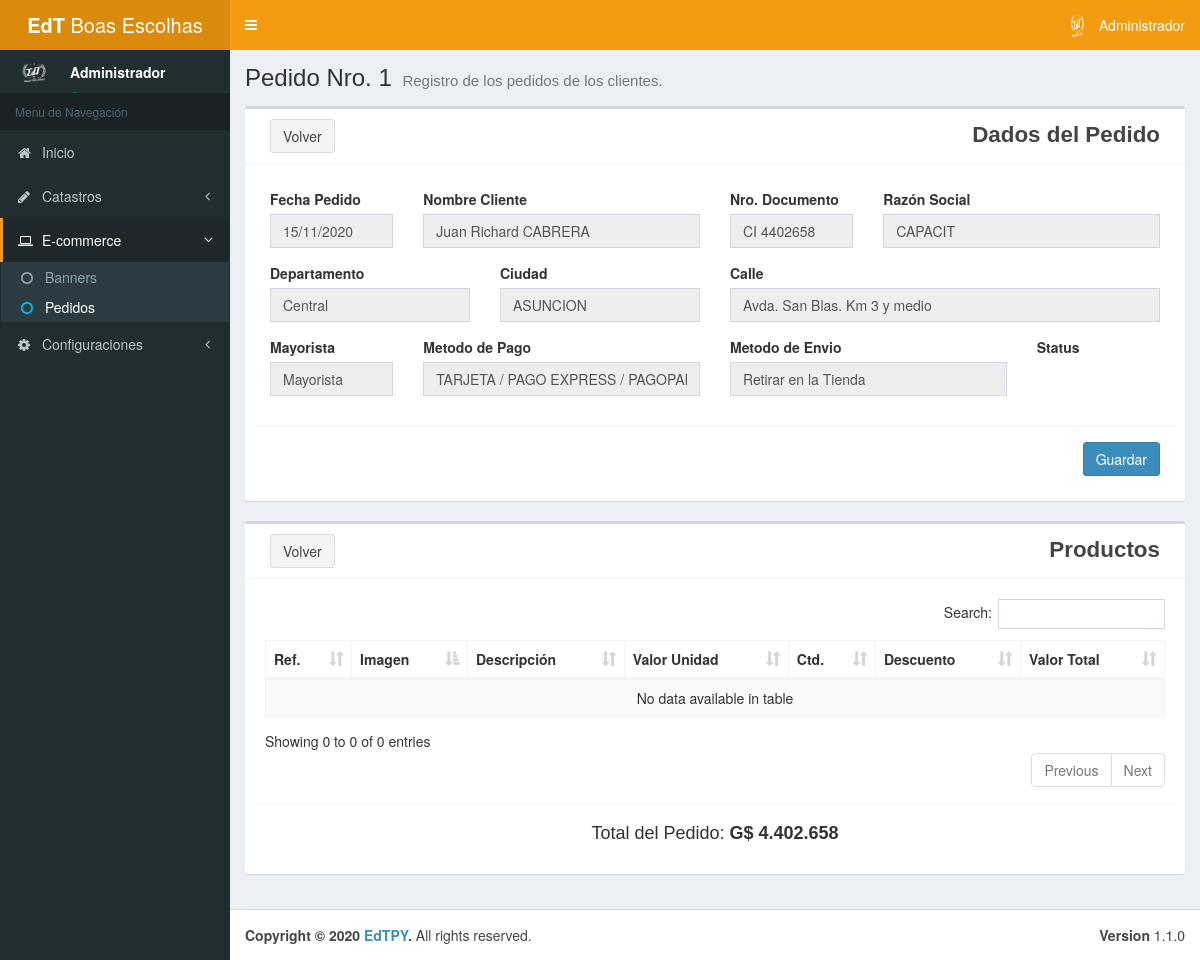
Page /admin/pedido_detalle.php?pedido=1 (signed in) on the earlier database version.
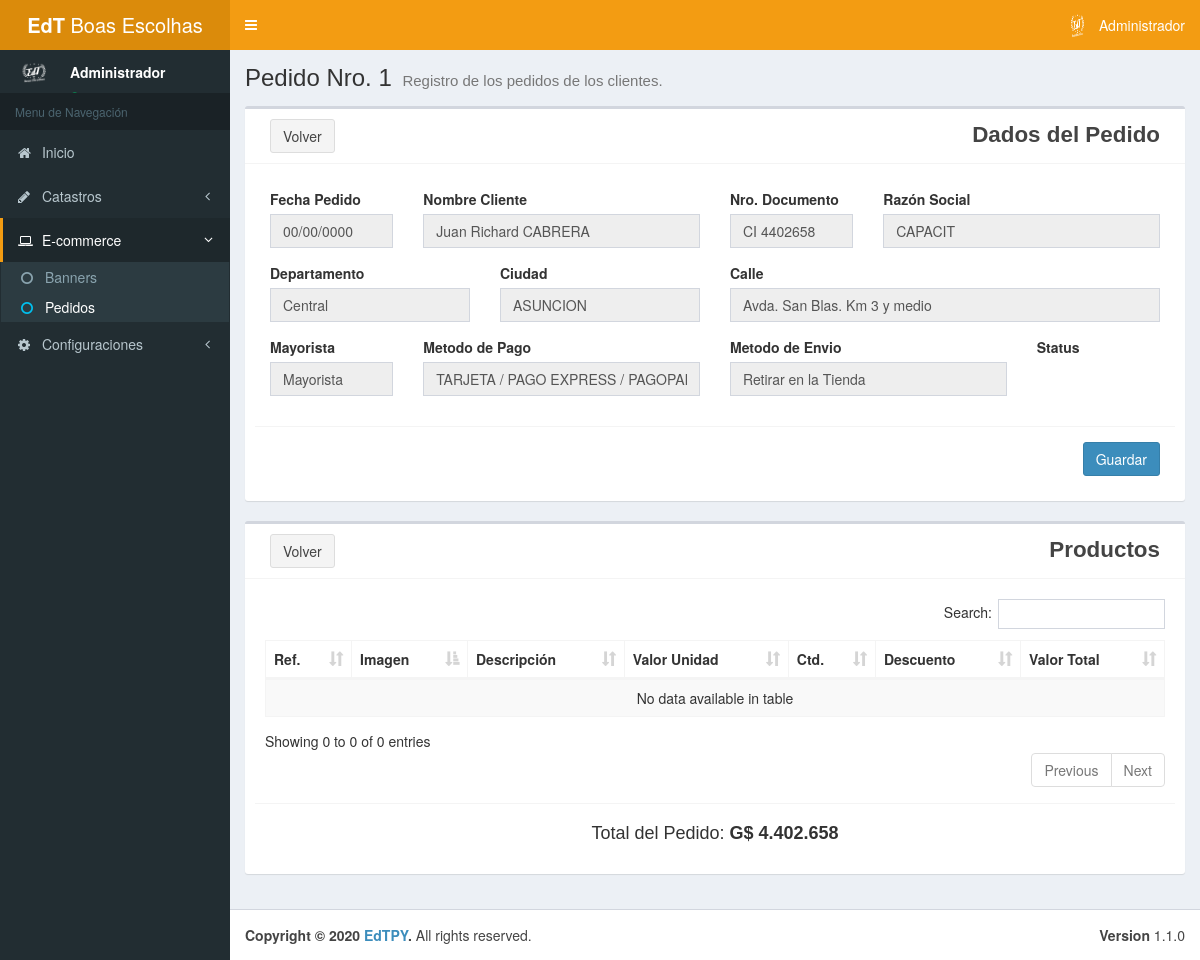
Same page on the later database version.
### tables this page shows
CREATE TABLE IF NOT EXISTS `tb_pedido` (
  `id` int(11) NOT NULL AUTO_INCREMENT,
  `fecha` datetime NOT NULL DEFAULT CURRENT_TIMESTAMP,
  `id_cliente` int(11) NOT NULL,
  `id_met_pago` int(11) NOT NULL,
  `id_met_envio` int(11) NOT NULL,
  `id_cli_direccion` int(11) NOT NULL DEFAULT '1',
  `total` double NOT NULL,
  `id_factura` int(11) DEFAULT NULL,
  `observacion` varchar(255) DEFAULT NULL,
  `total_envio` double DEFAULT NULL,
  `status` int(11) NOT NULL DEFAULT '0',
  PRIMARY KEY (`id`)
);

CREATE TABLE IF NOT EXISTS `tb_cliente` (
  `id` int(11) NOT NULL AUTO_INCREMENT,
  `nombre` varchar(80) NOT NULL,
  `apellido` varchar(80) DEFAULT NULL,
  `ruc` varchar(20) DEFAULT NULL COMMENT 'RUC, RG, CI',
  `documento` varchar(50) DEFAULT NULL,
  `razon_social` varchar(80) DEFAULT NULL,
  `mayorista` tinyint(1) NOT NULL,
  `telefono` varchar(20) DEFAULT NULL,
  `email` varchar(80) DEFAULT NULL,
  PRIMARY KEY (`id`)
);

CREATE TABLE IF NOT EXISTS `tb_met_pago` (
  `id` int(11) NOT NULL AUTO_INCREMENT,
  `descripcion` varchar(80) NOT NULL,
  `default` int(11) DEFAULT NULL,
  `instrucciones` mediumtext,
  PRIMARY KEY (`id`)
);

CREATE TABLE IF NOT EXISTS `tb_met_envio` (
  `id` int(11) NOT NULL AUTO_INCREMENT,
  `descripcion` varchar(80) NOT NULL,
  `costo` double DEFAULT '0',
  `default` int(11) DEFAULT '0',
  PRIMARY KEY (`id`)
);

### admin/mods/server/pedido.php (called while the page is built, shortened)
<?php
	function getPedido ($codigo) {
		$connection = conn();
		$sql = "SELECT tb_pedido.*, tb_cliente.nombre, tb_cliente.apellido, tb_cliente.ruc, tb_cliente.documento, tb_cliente.razon_social, tb_cliente.mayorista, tb_met_pago.descripcion AS MET_PAGO, tb_met_envio.descripcion AS MET_ENVIO FROM tb_pedido
                LEFT JOIN tb_cliente ON tb_pedido.id_cliente = tb_cliente.id
                LEFT JOIN tb_met_pago ON tb_pedido.id_met_pago = tb_met_pago.id
                LEFT JOIN tb_met_envio ON tb_pedido.id_met_envio = tb_met_envio.id
				WHERE tb_pedido.id = '$codigo'";
		$query = $connection->prepare($sql);
		$query->execute();
		if ($query->rowCount() > 0) {
			$result= $query->fetch();
		} else {
			$result = null;
		}
		return $result;
	}
?>

### admin/mods/objs/pedido_detalle.php (called while the page is built, shortened)
<?php
    include_once "mods/server/pedido.php";
    include_once "mods/server/funcs.php";
    if ($_SERVER['REQUEST_METHOD'] == "GET") {
		if (isset($_GET['pedido'])){
            $pedido = getPedido($_GET['pedido']);
        } else {
            echo "<script type='text/javascript'>document.location.href='pedidos.php';</script>";
        }
    } else if ($_SERVER['REQUEST_METHOD'] == "POST") {
        if (isset($_POST['guardar'])){
            $guardar = savePedido ($_POST['codigo'], $_POST['status']);
			if ($guardar == $_POST['codigo']) {
				$tipomensaje = 'success';
				$mensaje= '<h3>Perfecto!</h3><p>Los datos fueron actualizados correctamente.</p>';
			} else if ($guardar == null) {
				$tipomensaje = 'error';
				$mensaje = '<h3>Error!</h3><p>Consulte al administrador de sistemas.<br>Registro NO ENCONTRADO</p>';
			} else {
				$tipomensaje = 'error';
				$mensaje = '<h3>Error!</h3><p>Consulte al administrador de sistemas.<br>Error->"'.$guardar.'"</p>';
			}
            $pedido = getPedido($_GET['pedido']);
            $dirrecion = getClienteDireccion($pedido['id_cliente']);
            $dirrecion = $dirrecion[0];
            $productos = getProdPedido($_GET['pedido']);
            $status = getAllStatus();
        }
    }
?>

### admin/mods/server/funcs.php (called while the page is built, shortened)
<?php
	function putMySQlToData($mysqldata) {
		$data = substr($mysqldata, 8,2)."/".substr($mysqldata, 5,2)."/".substr($mysqldata, 0,4);
		return $data;
	}
?>

### admin/pedido_detalle.php (the view, shortened to what the changed rows need)
<!DOCTYPE html>
<html>
<head>
	<?php include 'includes/head.php'; ?>
</head>
<body class="hold-transition skin-yellow sidebar-mini">
	<div class="wrapper">
        <?php include_once "mods/objs/pedido_detalle.php";?>
		<div class="content-wrapper">
			<section class="content-header">
				<h1>
					Pedido <?php echo 'Nro. '.$pedido['id'];?>
					<small>Registro de los pedidos de los clientes.</small>
				</h1>
			</section>
			<section class="content">
                <div class="box">
                    <div class="box-body">
                        <form action="" method="POST" autocomplete="off">
                            <div class="modal-body">
                                <div class="row">
                                    <div class="col-md-2">
                                        <div class="form-group">
                                            <label for="fecha">Fecha Pedido</label>
                                            <input type="text" class="form-control" id="fecha" name="fecha" maxlength="20" value="<?php echo putMySQlToData($pedido['fecha']);?>" readonly>
                                        </div>
                                    </div>
                                    <div class="col-md-4">
                                        <div class="form-group">
                                            <label for="nombre">Nombre Cliente</label>
                                            <input type="text" class="form-control" id="nombre" name="nombre" placeholder="Nombre del Cliente" maxlength="80" value="<?php echo $pedido['nombre']." ".$pedido['apellido'];?>" readonly>
                                        </div>
                                    </div>
                                    <div class="col-md-2">
                                        <div class="form-group">
                                            <label for="documento">Nro. Documento</label>
                                            <input type="text" class="form-control" id="documento" name="documento" maxlength="20" value="<?php echo $pedido['ruc']." ".$pedido['documento'];?>" readonly>
                                        </div>
                                    </div>
                                    <div class="col-md-4">
                                        <div class="form-group">
                                            <label for="razonsocial">Razón Social</label>
                                            <input type="text" class="form-control" id="razonsocial" name="razonsocial" placeholder="Razón Social" maxlength="80" value="<?php echo $pedido['razon_social'];?>" readonly>
                                        </div>
                                    </div>
                                </div>
                                <div class="row">
                                    <div class="col-md-2">
                                        <div class="form-group">
                                            <?php
                                                if ($pedido['mayorista'] == 0) {
                                                    $mayorista = "Minorista";
                                                } else {
                                                    $mayorista = "Mayorista";
                                                }
                                            ?>
                                            <label for="mayorista">Mayorista</label>
                                            <input type="text" class="form-control" id="mayorista" name="mayorista" placeholder="Metodo de Pago" maxlength="80" value="<?php echo $mayorista;?>" readonly>
                                        </div>
                                    </div>
                                    <div class="col-md-4">
                                        <div class="form-group">
                                            <label for="metpago">Metodo de Pago</label>
                                            <input type="text" class="form-control" id="metpago" name="metpago" placeholder="Metodo de Pago" maxlength="80" value="<?php echo $pedido['MET_PAGO'];?>" readonly>
                                        </div>
                                    </div>
                                    <div class="col-md-4">
                                        <div class="form-group">
                                            <label for="metenvio">Metodo de Envio</label>
                                            <input type="text" class="form-control" id="metenvio" name="metenvio" placeholder="Calle" maxlength="80" value="<?php echo $pedido['MET_ENVIO'];?>" readonly>
                                        </div>
                                    </div>
                                </div>
                            </div>
                        </form>
                    </div>
                </div>
                <div class="box">
                    <div class="box-body">
                        <div class="box-body table-responsive">
							<table class="table table-striped table-bordered display nowra" id="tabladatos">
							<thead>
								<tr>
                                    <th>Ref.</th>
                                    <th>Imagen</th>
									<th>Descripción</th>
									<th>Valor Unidad</th>
									<th>Ctd.</th>
									<th>Descuento</th>
									<th>Valor Total</th>
								</tr>
							</thead>
							</table>
                        </div>
                        <div class="box-footer">
                            <div class="row">
                                <div class="col-md-12 text-center"><h4>Total del Pedido: <b><?php echo "G$ ".number_format($pedido['total'], 0, ',', '.');?></b></h4></div>
                            </div>
                        </div>
                    </div>
                </div>
			</section>
		</div>
	</div>
</body>
</html>

Differences in the rows shown:
changed tb_pedido "Juan Richard CABRERA": fecha "15/11/2020" → "00/00/0000"
